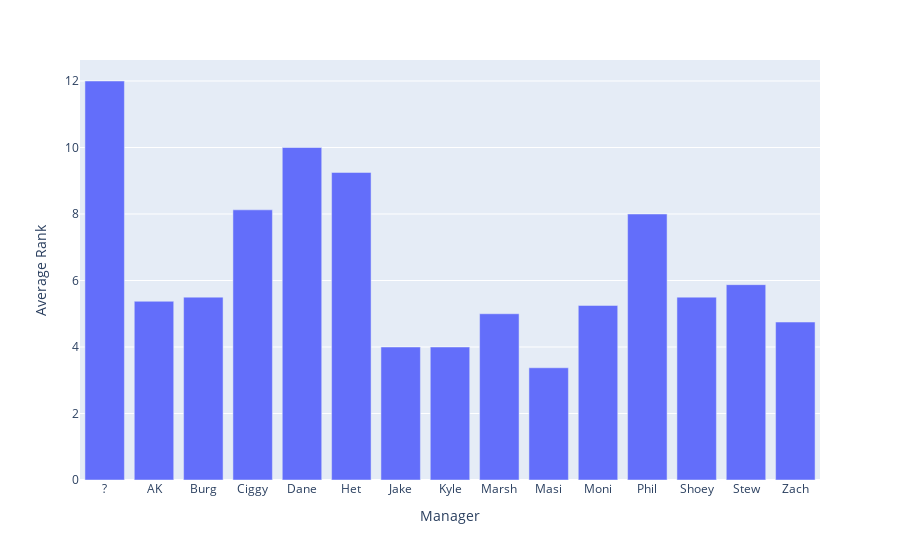

Notebook source saved alongside this figure:
### Markdown cell above
# Average rank

### Code cell
df_average_rank = df.copy()
df_average_rank = df_average_rank.groupby(['Manager'])['Rank'].mean()
fig = px.bar(df_average_rank)
fig.update_layout({
    'showlegend': False,
    'yaxis': {
        'title': 'Average Rank'
    }
})

### Figure 1 — Plotly figure (JSON) as saved in the notebook; plotly's stock layout.template omitted (floating-point values rounded to 4 significant figures)
{"data": [{"alignmentgroup": "True", "hovertemplate": "variable=Rank<br>Manager=%{x}<br>value=%{y}<extra></extra>", "legendgroup": "Rank", "marker": {"color": "#636efa", "pattern": {"shape": ""}}, "name": "Rank", "offsetgroup": "Rank", "orientation": "v", "showlegend": true, "textposition": "auto", "type": "bar", "x": ["?", "AK", "Burg", "Ciggy", "Dane", "Het", "Jake", "Kyle", "Marsh", "Masi", "Moni", "Phil", "Shoey", "Stew", "Zach"], "xaxis": "x", "y": [12, 5.375, 5.5, 8.125, 10, 9.25, 4, 4, 5, 3.375, 5.25, 8, 5.5, 5.875, 4.75], "yaxis": "y"}], "layout": {"barmode": "relative", "legend": {"title": {"text": "variable"}, "tracegroupgap": 0}, "margin": {"t": 60}, "showlegend": false, "xaxis": {"anchor": "y", "domain": [0, 1], "title": {"text": "Manager"}}, "yaxis": {"anchor": "x", "domain": [0, 1], "title": {"text": "Average Rank"}}}}
